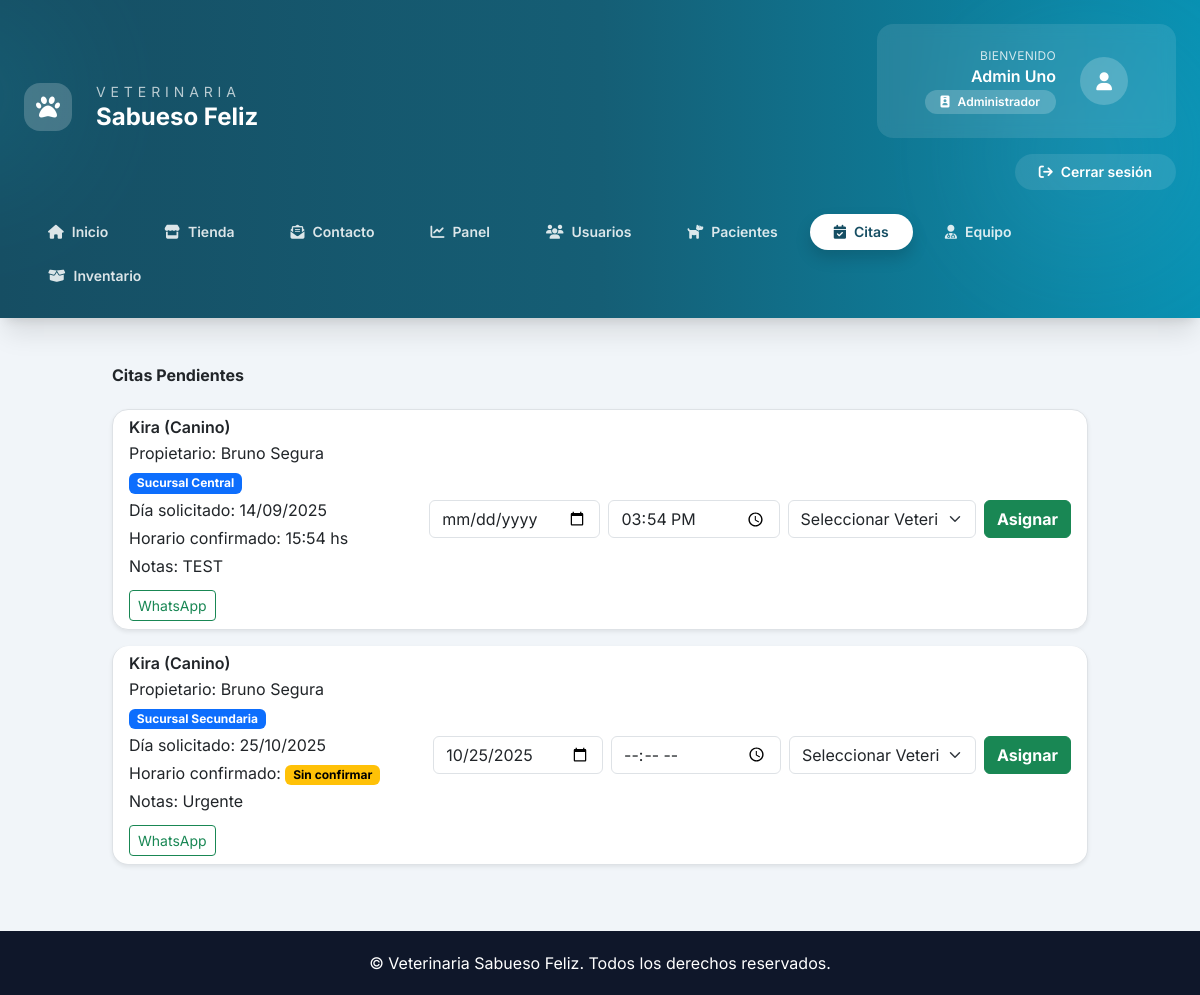
The page /administrador/citas/pendientes/ (signed in) on the database as committed earlier.
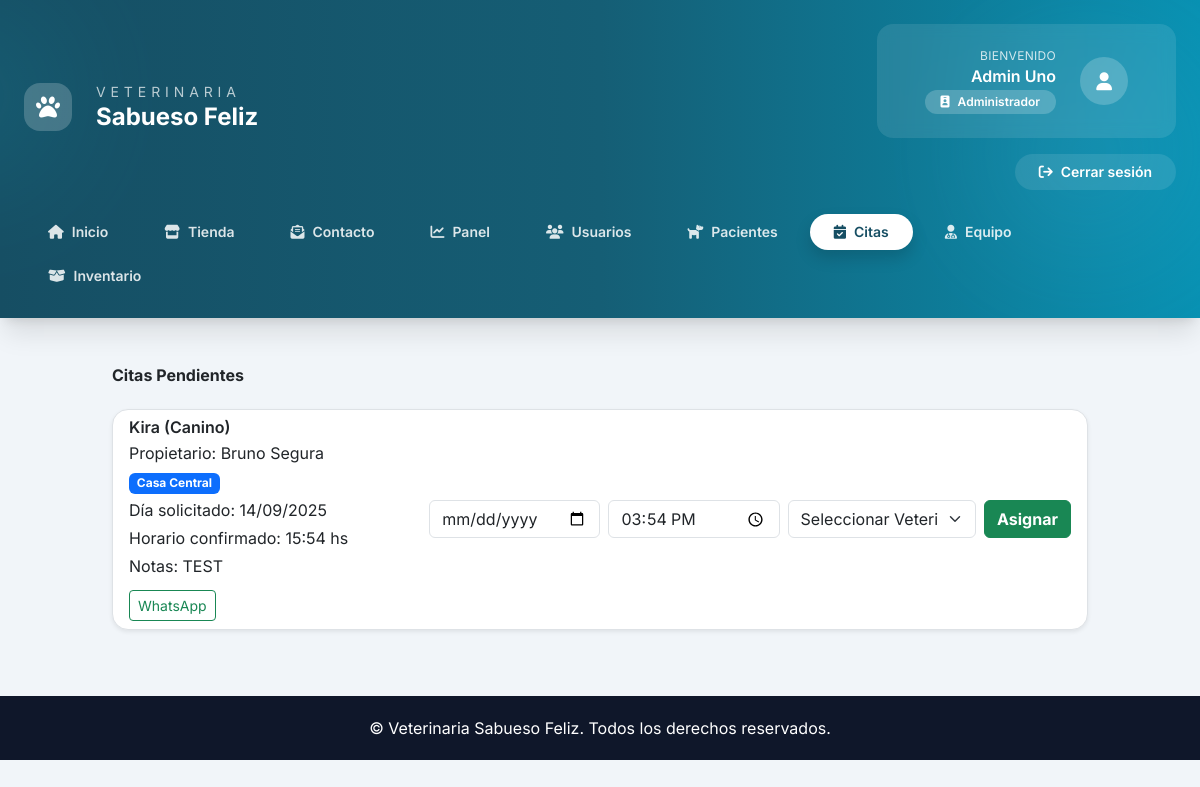
The same page on the database as committed later.
### Core/models.py (models this page shows, shortened)
class Cita(models.Model):
    ESTADOS = (
        ("pendiente", "Pendiente"),
        ("programada", "Programada"),
        ("atendida", "Atendida"),
        ("cancelada", "Cancelada"),
    )
    TIPOS = (
        ("consulta", "Consulta"),
        ("vacunacion", "Vacunación"),
        ("cirugia", "Cirugía"),
    )
    paciente = models.ForeignKey(Paciente, on_delete=models.CASCADE)
    veterinario = models.ForeignKey(
        User,
        limit_choices_to={"rol": "VET"},
        on_delete=models.SET_NULL,
        null=True,
        blank=True,
    )
    sucursal = models.ForeignKey(
        Sucursal,
        on_delete=models.PROTECT,
        related_name="citas",
    )
    fecha_solicitada = models.DateField(default=timezone.now)
    fecha_hora = models.DateTimeField(blank=True, null=True)
    duracion = models.IntegerField(default=30)  # duración en minutos
    tipo = models.CharField(max_length=50, choices=TIPOS, default="consulta")
    estado = models.CharField(max_length=20, choices=ESTADOS, default="pendiente")
    notas = models.TextField(blank=True)
    def telefono_contacto(self) -> str:
        propietario = self.paciente.propietario
        telefono = propietario.telefono or propietario.user.telefono or ""
        telefono = telefono.strip()
        if not telefono:
            return ""
        return "".join(ch for ch in telefono if ch.isdigit())
    def mensaje_whatsapp(self) -> str:
        propietario = self.paciente.propietario.user
        nombre = propietario.get_full_name() or propietario.username
        fecha = self.fecha_solicitada.strftime("%d/%m/%Y")
        return (
            f"Hola {nombre}, te saludamos de Sabueso Feliz. "
            f"¿Podemos coordinar el horario para la cita de {self.paciente.nombre} del {fecha}?"
        )

class Paciente(models.Model):
    nombre = models.CharField(max_length=100)
    especie = models.CharField(max_length=50)
    raza = models.CharField(max_length=50, blank=True)
    sexo = models.CharField(max_length=10)
    fecha_nacimiento = models.DateField()
    propietario = models.ForeignKey(Propietario, on_delete=models.CASCADE)
    vacunas = models.TextField(blank=True)
    alergias = models.TextField(blank=True)
    foto = models.ImageField(upload_to="pacientes/", blank=True, null=True)

class Propietario(models.Model):
    user = models.OneToOneField(User, on_delete=models.CASCADE)
    telefono = models.CharField(max_length=20, blank=True)
    direccion = models.CharField(max_length=200, blank=True)
    ciudad = models.CharField(max_length=100, blank=True)
    notas = models.TextField(blank=True)

class User(AbstractUser):
    ROLES = (
        ("ADMIN", "Administrador"),
        ("VET", "Veterinario"),
        ("ADMIN_OP", "Administrativo"),
        ("OWNER", "Propietario"),
    )
    rol = models.CharField(max_length=20, choices=ROLES)
    telefono = models.CharField(max_length=20, blank=True)
    direccion = models.CharField(max_length=200, blank=True)
    activo = models.BooleanField(default=True)
    avatar = models.ImageField(upload_to="avatars/", blank=True, null=True)
    especialidad = models.CharField(max_length=100, blank=True)  # para veterinarios
    sucursal = models.ForeignKey(
        Sucursal,
        on_delete=models.SET_NULL,
        null=True,
        blank=True,
        related_name="usuarios",
    )

class Sucursal(models.Model):
    nombre = models.CharField(max_length=150, unique=True)
    direccion = models.CharField(max_length=255)
    ciudad = models.CharField(max_length=120, blank=True)
    telefono = models.CharField(max_length=30, blank=True)
    imagen = models.ImageField(upload_to="sucursales/", blank=True, null=True)
    class Meta:
        ordering = ["nombre"]

### Core/views.py (the view, shortened to what this page needs)
# urls.py: path('administrador/citas/pendientes/', views.asignar_veterinario_citas, name='asignar_veterinario_citas'),
@login_required
def asignar_veterinario_citas(request):
    if request.user.rol not in {"ADMIN", "ADMIN_OP"}:
        messages.error(request, "No tienes permiso para gestionar estas citas.")
        return redirect("dashboard")
    if not request.user.is_superuser and not getattr(request.user, "sucursal_id", None):
        messages.warning(
            request,
            "Asigna una sucursal a tu perfil para coordinar turnos pendientes.",
        )
    veterinarios_queryset = _filtrar_por_sucursal(
        _veterinarios_activos().select_related("sucursal"),
        request.user,
    )
    veterinarios_por_sucursal = defaultdict(list)
    for veterinario in veterinarios_queryset:
        veterinarios_por_sucursal[veterinario.sucursal_id].append(veterinario)
    citas_pendientes = list(
        _filtrar_por_sucursal(
            Cita.objects.select_related(
                "paciente",
                "paciente__propietario__user",
                "sucursal",
            )
            .filter(estado="pendiente")
            .order_by("fecha_solicitada", "fecha_hora"),
            request.user,
        )
    )
    for cita in citas_pendientes:
        cita.veterinarios_disponibles = veterinarios_por_sucursal.get(
            cita.sucursal_id, []
        )
    return render(
        request,
        "core/asignar_veterinario_citas.html",
        {
            "citas_pendientes": citas_pendientes,
        },
    )

### Core/views.py (called while the page is built, shortened)
def _filtrar_por_sucursal(queryset, user, field_name="sucursal"):
    if getattr(user, "is_superuser", False):
        return queryset

def _veterinarios_activos(sucursal=None):
    queryset = User.objects.filter(rol="VET", activo=True, is_active=True)
    if sucursal is not None:
        queryset = queryset.filter(sucursal=sucursal)
    return queryset.order_by("first_name", "last_name", "username")

### Core/templates/core/asignar_veterinario_citas.html (shortened to what this page needs)
{% extends "core/base.html" %}
{% block content %}
<div class="container mt-5 max-w-6xl">
    <h2 class="mb-4 fw-bold text-dark">Citas Pendientes</h2>
    {% if citas_pendientes %}
        <div class="list-group">
            {% for cita in citas_pendientes %}
            <div class="list-group-item mb-3 shadow-sm rounded-4">
                <div class="d-flex flex-column flex-lg-row justify-content-between gap-3">
                    <div class="flex-grow-1">
                        <h5 class="fw-semibold mb-1">{{ cita.paciente.nombre }} ({{ cita.paciente.especie }})</h5>
                        <p class="mb-1">Propietario: {{ cita.paciente.propietario.user.get_full_name }}</p>
                        <p class="mb-1"><span class="badge text-bg-primary">{{ cita.sucursal.nombre }}</span></p>
                        <p class="mb-1">Día solicitado: {{ cita.fecha_solicitada|date:"d/m/Y" }}</p>
                        <p class="mb-1">Horario confirmado: {% if cita.fecha_hora %}{{ cita.fecha_hora|date:"H:i" }} hs{% else %}<span class="badge text-bg-warning">Sin confirmar</span>{% endif %}</p>
                        <p class="mb-1">Notas: {{ cita.notas|default:"-" }}</p>
                        {% with telefono=cita.telefono_contacto %}
                            {% if telefono %}
                                <a href="https://wa.me/{{ telefono }}?text={{ cita.mensaje_whatsapp|urlencode }}" target="_blank" class="btn btn-outline-success btn-sm mt-2">WhatsApp</a>
                            {% endif %}
                        {% endwith %}
                    </div>
                    <form method="POST" class="d-flex flex-column flex-md-row gap-2 align-items-md-center">
                        <div class="d-flex flex-column flex-md-row gap-2">
                            <input type="date" name="fecha" class="form-control" value="{{ cita.fecha_hora|date:'Y-m-d'|default:cita.fecha_solicitada|date:'Y-m-d' }}" required>
                            <input type="time" name="hora" class="form-control" value="{{ cita.fecha_hora|date:'H:i' }}" required>
                            <select name="veterinario" class="form-select" {% if not cita.veterinarios_disponibles %}disabled{% else %}required{% endif %}>
                                {% if cita.veterinarios_disponibles %}
                                    <option value="" disabled selected>Seleccionar Veterinario</option>
                                {% else %}
                                    <option value="" selected>Sin profesionales disponibles en esta sucursal</option>
                                {% endif %}
                            </select>
                        </div>
                        <button type="submit" class="btn btn-success fw-bold mt-2 mt-md-0" {% if not cita.veterinarios_disponibles %}disabled{% endif %}>Asignar</button>
                    </form>
                </div>
            </div>
            {% endfor %}
        </div>
    {% else %}
        <div class="alert alert-info text-center">
            No hay citas pendientes para asignar.
        </div>
    {% endif %}
</div>
{% endblock %}

Rows that differ between the two databases and show on the page:
removed Cita: paciente.nombre "Kira", paciente.especie "Canino", paciente.propietario.user.get_full_name "Bruno Segura", sucursal.nombre "Sucursal Secundaria", fecha_solicitada "25/10/2025", shows "Sin confirmar", notas "Urgente", fecha "10/25/2025"
changed through a linked row, Cita "TEST": sucursal.nombre "Sucursal Central" → "Casa Central"
